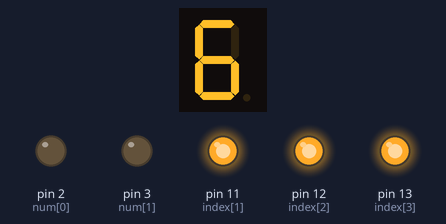
Simulated run of this program. Board: Arduino Uno, built with avr-gcc and run on an emulated ATmega328P. Shown: 1-digit seven-segment display, output pins drawn as LEDs (lit = HIGH). Wiring (inferred from the names in the program): 1-digit 7-segment display, segments lit when LOW: segments pin 4, pin 5, pin 6, pin 7, pin 8, pin 9, pin 10. The segment pins are drawn as the display they are named for; pins used as bus, display or sensor lines are not drawn.

Above: at 0.05 s.
At 0.45 s:
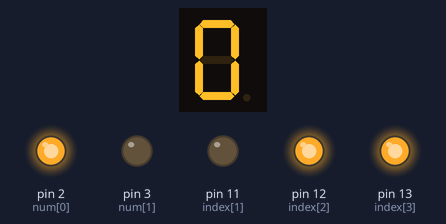
At 0.85 s:
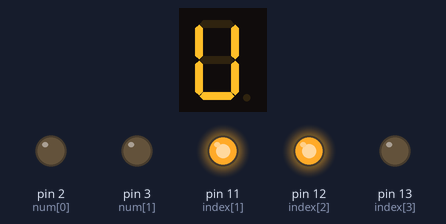
At 1.45 s:
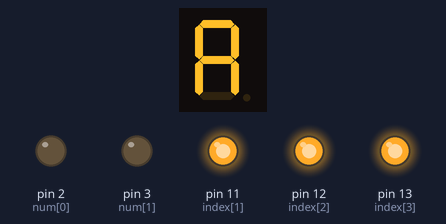
Timing chart, 0 to 40.0 s (numbered marks = the images above):
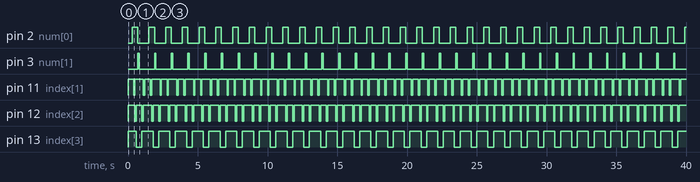

Measured:
- by itself, pin 2 (num[0]): alternates HIGH for 0.40 s and LOW for 0.80 s
- by itself, pin 3 (num[1]): alternates HIGH for 0.10 s and LOW for 1.1 s
- by itself, pin 11 (index[1]): repeats every 1.2 s: LOW 0.10 s, HIGH 0.60 s, LOW 0.10 s, HIGH 0.40 s
- by itself, pin 12 (index[2]): repeats every 1.2 s: LOW 0.10 s, HIGH 0.40 s, LOW 0.10 s, HIGH 0.60 s
- by itself, pin 13 (index[3]): repeats every 1.2 s: LOW 0.40 s, HIGH 0.80 s
- what the display in image 1 shows lasts 0.4 s, from 0.4 s to 0.8 s

The program:

main.cpp
```cpp
#include <Arduino.h>
#include <clk_7seg_display.h>

display my_display;

void setup() {

    int num[7] = {2, 3, 4, 5, 6, 7, 8};
    int dot = 9;
    int index[4] = {10, 11, 12, 13};

    my_display.set(num, dot, index);
}

void loop() {
    my_display.roll(100);

}
```

clk_7seg_display.h
```cpp
#include <Arduino.h>


typedef struct Display
{
    int num[7];
    int dot;
    int index[4];

    int num_mask[10][7] = {
        {1, 1, 1, 1, 1, 1, 0}, //0
        {0, 1, 1, 0, 0, 0, 0}, //1
        {1, 1, 0, 1, 1, 0, 1}, //2
        {1, 1, 1, 1, 0, 0, 1}, //3
        {0, 1, 1, 0, 0, 1, 1}, //4
        {1, 0, 1, 1, 0, 1, 1}, //5
        {1, 0, 1, 1, 1, 1, 1}, //6
        {1, 1, 1, 0, 0, 0, 0}, //7
        {1, 1, 1, 1, 1, 1, 1}, //8
        {1, 1, 1, 1, 0, 1, 1}, //9
    };

    void set(int num[7], int dot, int index[4]){
        for (int i = 0; i < 7; i++)
        {
            this->num[i] = num[i];
            pinMode(num[i], OUTPUT);
        }
        this->dot = dot;
        pinMode(dot, OUTPUT);
        for (int i = 0; i < 4; i++)
        {
            this->index[i] = index[i];
            pinMode(index[i], OUTPUT);
        }
    }

    void display_8_seg(int number, int indx){

        for (int i = 0; i < 7; i++) {
            digitalWrite(this->num[i], this->num_mask[number][i]);
        }

        for(int i = 0; i < 4; i++) {
            digitalWrite(this->index[i], 1);
            if(i == indx) {
                digitalWrite(this->index[i], 0);
            }
        }

    }

    void display_4_digit_nuber(int number) {
        this->display_8_seg(number/1000, 0);
        delay(5);
        this->display_8_seg((number%1000)/100, 1);
        delay(5);
        this->display_8_seg((number%100)/10, 2);
        delay(5);
        this->display_8_seg(number%10, 3);
        delay(5);
    }

    void roll(int speed){


        int roll_mask[6][7] = {
            {1, 0, 0, 0, 0, 0, 0}, //top
            {0, 1, 0, 0, 0, 0, 0}, //tr
            {0, 0, 1, 0, 0, 0, 0}, //br
            {0, 0, 0, 1, 0, 0, 0}, //bottom
            {0, 0, 0, 0, 1, 0, 0}, //bl
            {0, 0, 0, 0, 0, 1, 0}, //tl
        };

        for(int i = 0; i <= 6; i++) {
            digitalWrite(this->num[i], LOW);
        }
        for(int i = 0; i <= 3; i++) {
            digitalWrite(this->index[i], HIGH);
        }

        //FIRST DIGIT
        digitalWrite(this->index[0], LOW);

        digitalWrite(this->num[3], HIGH); //D
        delay(speed);
        digitalWrite(this->num[3], LOW);
        digitalWrite(this->num[4], HIGH); //E
        delay(speed);
        digitalWrite(this->num[4], LOW);
        digitalWrite(this->num[5], HIGH); //F
        delay(speed);
        digitalWrite(this->num[5], LOW);
        digitalWrite(this->num[0], HIGH); //A
        delay(speed);

        //SECOND DIGIT
        digitalWrite(this->index[0], HIGH);
        digitalWrite(this->index[1], LOW);

        delay(speed);                 //A

        //THIRD DIGIT
        digitalWrite(this->index[1], HIGH);
        digitalWrite(this->index[2], LOW);

        delay(speed);                 //A

        //FOURTH DIGIT
        digitalWrite(this->index[2], HIGH);
        digitalWrite(this->index[3], LOW);

        delay(speed);
        digitalWrite(this->num[0], LOW);
        digitalWrite(this->num[1], HIGH); //B
        delay(speed);
        digitalWrite(this->num[1], LOW);
        digitalWrite(this->num[2], HIGH); //C
        delay(speed);
        digitalWrite(this->num[2], LOW);
        digitalWrite(this->num[3], HIGH); //D
        delay(speed);

        //FIFTH DIGIT
        digitalWrite(this->index[3], HIGH);
        digitalWrite(this->index[2], LOW);

        delay(speed);                 //D

        //SIXTH DIGIT
        digitalWrite(this->index[2], HIGH);
        digitalWrite(this->index[1], LOW);

        delay(speed);                 //D
    }

    // Draws a custom charecter on the display
    void draw_custom_char(int* custom_char, int pos){
        for(int i = 0; i < 7; i++) {
            digitalWrite(this->num[i], custom_char[i]);
        }
        for(int i = 0; i < 4; i++) {
            digitalWrite(this->index[i], HIGH);
            if(i == pos) {
                digitalWrite(this->index[i], LOW);
            }
        }
        delay(5);
        for(int i = 0; i < 4; i++) {
            digitalWrite(this->index[i], HIGH);
        }
    }


} display;
```
